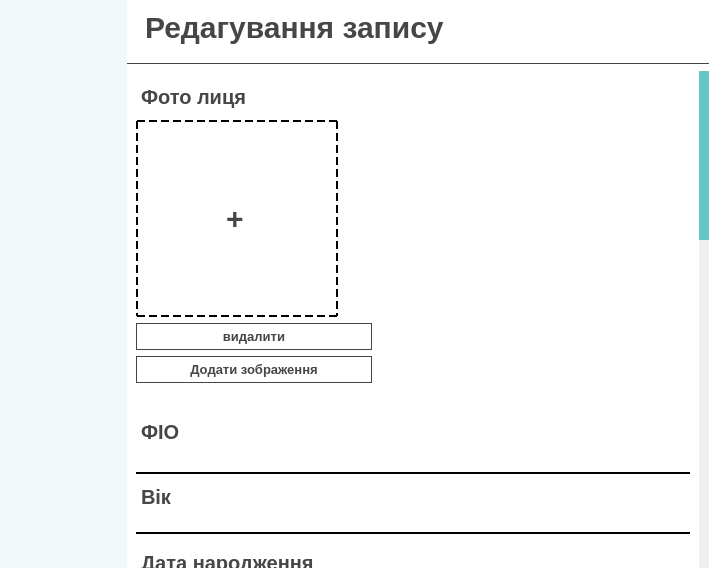
<?xml version="1.0" encoding="UTF-8"?>
<ui version="4.0">
 <class>MainWindow</class>
 <widget class="QMainWindow" name="MainWindow">
  <property name="enabled">
   <bool>true</bool>
  </property>
  <property name="geometry">
   <rect>
    <x>0</x>
    <y>0</y>
    <width>715</width>
    <height>568</height>
   </rect>
  </property>
  <property name="sizePolicy">
   <sizepolicy hsizetype="Expanding" vsizetype="Expanding">
    <horstretch>0</horstretch>
    <verstretch>0</verstretch>
   </sizepolicy>
  </property>
  <property name="minimumSize">
   <size>
    <width>715</width>
    <height>568</height>
   </size>
  </property>
  <property name="maximumSize">
   <size>
    <width>715</width>
    <height>568</height>
   </size>
  </property>
  <property name="windowTitle">
   <string>MainWindow</string>
  </property>
  <property name="styleSheet">
   <string notr="true">*{
font-family: 'Comfortaa', cursive;
font-weight: bold;
color: #464646;
}
QMainWindow{
background: white;
}

QScrollBar:vertical {
width: 10px;
  border-radius: 10px;
}
QPushButton:hover{
border: 2px dashed #464646;
}
QScrollBar::handle:vertical {
    background: rgb(101, 199, 198);
}
QPushButton:pressed {
   background: rgb(240, 249, 248);
}
#Number{
font-size: 15px;
}
QScrollBar::add-line:vertical,
QScrollBar::sub-line:vertical {
    border: none;
    background: none;
}</string>
  </property>
  <widget class="QWidget" name="centralwidget">
   <layout class="QGridLayout" name="gridLayout">
    <property name="leftMargin">
     <number>0</number>
    </property>
    <property name="topMargin">
     <number>0</number>
    </property>
    <property name="rightMargin">
     <number>6</number>
    </property>
    <property name="bottomMargin">
     <number>0</number>
    </property>
    <property name="spacing">
     <number>0</number>
    </property>
    <item row="0" column="0" rowspan="4">
     <widget class="QFrame" name="leftTab">
      <property name="maximumSize">
       <size>
        <width>135</width>
        <height>568</height>
       </size>
      </property>
      <property name="styleSheet">
       <string notr="true">*{
background-color: rgb(240, 249, 248);
}
QPushButton{
font-size: 15px;
font-weight: bold;
border: 0px solid none;
padding: 10px;
}
QPushButton:hover{
border: 2px dashed rgb(101, 199, 198);
}
#leftTab{
padding-left: 0px;
padding-right: 0px;
}</string>
      </property>
      <layout class="QGridLayout" name="leftTabGrid_2">
       <property name="leftMargin">
        <number>0</number>
       </property>
       <property name="topMargin">
        <number>0</number>
       </property>
       <property name="rightMargin">
        <number>0</number>
       </property>
       <property name="bottomMargin">
        <number>6</number>
       </property>
       <property name="spacing">
        <number>6</number>
       </property>
       <item row="1" column="0">
        <spacer name="verticalSpacer_2">
         <property name="orientation">
          <enum>Qt::Vertical</enum>
         </property>
         <property name="sizeHint" stdset="0">
          <size>
           <width>20</width>
           <height>40</height>
          </size>
         </property>
        </spacer>
       </item>
       <item row="0" column="0">
        <widget class="QLabel" name="logoPhoto">
         <property name="styleSheet">
          <string notr="true">padding: 30px;
margin: 30px;
border-image: url(img/clear-logo.png);
</string>
         </property>
         <property name="text">
          <string/>
         </property>
        </widget>
       </item>
      </layout>
     </widget>
    </item>
    <item row="0" column="1">
     <widget class="QLabel" name="label">
      <property name="styleSheet">
       <string notr="true">font-size: 30px;
font-weight: bold;
padding: 10px;</string>
      </property>
      <property name="text">
       <string>Редагування запису</string>
      </property>
     </widget>
    </item>
    <item row="2" column="1">
     <widget class="QScrollArea" name="scrollArea">
      <property name="styleSheet">
       <string notr="true">*{
padding: 0px;
background: transparent;
}
*{
color: #464646;
border: 1px solid #464646;
font-size: 13px;
}
QScrollArea{
border: none;
}
QLabel{
border: none;
font-size: 20px;
}
#scrollAreaWidgetContents{
border: none;
}
</string>
      </property>
      <property name="frameShape">
       <enum>QFrame::HLine</enum>
      </property>
      <property name="frameShadow">
       <enum>QFrame::Plain</enum>
      </property>
      <property name="verticalScrollBarPolicy">
       <enum>Qt::ScrollBarAsNeeded</enum>
      </property>
      <property name="horizontalScrollBarPolicy">
       <enum>Qt::ScrollBarAsNeeded</enum>
      </property>
      <property name="sizeAdjustPolicy">
       <enum>QAbstractScrollArea::AdjustIgnored</enum>
      </property>
      <property name="widgetResizable">
       <bool>true</bool>
      </property>
      <widget class="QWidget" name="scrollAreaWidgetContents">
       <property name="geometry">
        <rect>
         <x>0</x>
         <y>0</y>
         <width>571</width>
         <height>1465</height>
        </rect>
       </property>
       <property name="styleSheet">
        <string notr="true">QScrollBar::handle {
        border-radius: 5px;
}
QPushButton{
padding-top: 5px;
padding-bottom: 5px;
}
QPushButton:hover{
border: 2px dashed #464646;
}
QPushButton:pressed {
   background: rgb(240, 249, 248);
}
QLabel{
margin-top: 5px;
}
QScrollBar::handle:vertical {
    background: rgb(101, 199, 198);
}
QLineEdit{
border: 2px solid black;
border-top: none;
border-right: none;
border-left: none;
}
QScrollBar:vertical {
	border-radius: 10px;
}</string>
       </property>
       <layout class="QGridLayout" name="gridLayout_2">
        <item row="11" column="0">
         <widget class="QLabel" name="Date">
          <property name="text">
           <string>Дата народження</string>
          </property>
          <property name="alignment">
           <set>Qt::AlignBottom|Qt::AlignLeading|Qt::AlignLeft</set>
          </property>
         </widget>
        </item>
        <item row="14" column="1" colspan="3">
         <spacer name="verticalSpacer">
          <property name="orientation">
           <enum>Qt::Vertical</enum>
          </property>
          <property name="sizeType">
           <enum>QSizePolicy::Fixed</enum>
          </property>
          <property name="sizeHint" stdset="0">
           <size>
            <width>20</width>
            <height>50</height>
           </size>
          </property>
         </spacer>
        </item>
        <item row="20" column="0" colspan="3">
         <widget class="QStackedWidget" name="otherPhotosList">
          <property name="minimumSize">
           <size>
            <width>0</width>
            <height>300</height>
           </size>
          </property>
         </widget>
        </item>
        <item row="9" column="0" colspan="2">
         <widget class="QLabel" name="yearOldText">
          <property name="text">
           <string>Вік</string>
          </property>
         </widget>
        </item>
        <item row="1" column="0" rowspan="2" colspan="5">
         <widget class="QLabel" name="photoScreen">
          <property name="sizePolicy">
           <sizepolicy hsizetype="Fixed" vsizetype="Expanding">
            <horstretch>0</horstretch>
            <verstretch>0</verstretch>
           </sizepolicy>
          </property>
          <property name="minimumSize">
           <size>
            <width>202</width>
            <height>202</height>
           </size>
          </property>
          <property name="maximumSize">
           <size>
            <width>202</width>
            <height>202</height>
           </size>
          </property>
          <property name="styleSheet">
           <string notr="true">QLabel {
    border: 2px dashed black;
    font-size: 30px;
    padding: 80px;
}</string>
          </property>
          <property name="text">
           <string>+</string>
          </property>
          <property name="alignment">
           <set>Qt::AlignLeading|Qt::AlignLeft|Qt::AlignVCenter</set>
          </property>
         </widget>
        </item>
        <item row="33" column="0" colspan="5">
         <spacer name="verticalSpacer_5">
          <property name="orientation">
           <enum>Qt::Vertical</enum>
          </property>
          <property name="sizeType">
           <enum>QSizePolicy::Fixed</enum>
          </property>
          <property name="sizeHint" stdset="0">
           <size>
            <width>20</width>
            <height>40</height>
           </size>
          </property>
         </spacer>
        </item>
        <item row="25" column="0" colspan="5">
         <widget class="QLabel" name="label_3">
          <property name="text">
           <string>Додання файлів(.doc .docx)</string>
          </property>
         </widget>
        </item>
        <item row="29" column="0">
         <widget class="QLabel" name="addInfLabel">
          <property name="text">
           <string>Додаткова інформація</string>
          </property>
         </widget>
        </item>
        <item row="23" column="1" colspan="2">
         <widget class="QPushButton" name="imgDelete">
          <property name="text">
           <string>Видалити</string>
          </property>
         </widget>
        </item>
        <item row="20" column="3" colspan="2">
         <widget class="QLabel" name="label_9">
          <property name="text">
           <string>№ Сторінки</string>
          </property>
          <property name="alignment">
           <set>Qt::AlignBottom|Qt::AlignLeading|Qt::AlignLeft</set>
          </property>
         </widget>
        </item>
        <item row="19" column="2">
         <widget class="QPushButton" name="nextPage">
          <property name="text">
           <string>&gt;</string>
          </property>
         </widget>
        </item>
        <item row="10" column="0" colspan="5">
         <widget class="QLineEdit" name="year_oldLine"/>
        </item>
        <item row="3" column="0">
         <widget class="QPushButton" name="faceIMGDelete">
          <property name="text">
           <string>видалити</string>
          </property>
         </widget>
        </item>
        <item row="5" column="0" colspan="5">
         <spacer name="verticalSpacer_3">
          <property name="orientation">
           <enum>Qt::Vertical</enum>
          </property>
          <property name="sizeType">
           <enum>QSizePolicy::Fixed</enum>
          </property>
          <property name="sizeHint" stdset="0">
           <size>
            <width>20</width>
            <height>20</height>
           </size>
          </property>
         </spacer>
        </item>
        <item row="12" column="0" colspan="5">
         <widget class="QLineEdit" name="dateLine">
          <property name="styleSheet">
           <string notr="true"/>
          </property>
          <property name="text">
           <string/>
          </property>
         </widget>
        </item>
        <item row="27" column="0" colspan="5">
         <widget class="QListWidget" name="docFileList">
          <property name="minimumSize">
           <size>
            <width>0</width>
            <height>30</height>
           </size>
          </property>
         </widget>
        </item>
        <item row="6" column="0" colspan="2">
         <widget class="QLabel" name="label_7">
          <property name="text">
           <string>ФІО</string>
          </property>
          <property name="alignment">
           <set>Qt::AlignBottom|Qt::AlignLeading|Qt::AlignLeft</set>
          </property>
         </widget>
        </item>
        <item row="19" column="1">
         <widget class="QPushButton" name="previousPage">
          <property name="text">
           <string>&lt;</string>
          </property>
         </widget>
        </item>
        <item row="4" column="0">
         <widget class="QPushButton" name="faceIMGAdd">
          <property name="text">
           <string>Додати зображення</string>
          </property>
         </widget>
        </item>
        <item row="24" column="1">
         <spacer name="verticalSpacer_4">
          <property name="orientation">
           <enum>Qt::Vertical</enum>
          </property>
          <property name="sizeType">
           <enum>QSizePolicy::Fixed</enum>
          </property>
          <property name="sizeHint" stdset="0">
           <size>
            <width>20</width>
            <height>50</height>
           </size>
          </property>
         </spacer>
        </item>
        <item row="0" column="0">
         <widget class="QLabel" name="photoText">
          <property name="text">
           <string>Фото лиця</string>
          </property>
         </widget>
        </item>
        <item row="23" column="0">
         <widget class="QPushButton" name="imgAdd">
          <property name="text">
           <string>Додати зображення</string>
          </property>
         </widget>
        </item>
        <item row="31" column="0" colspan="5">
         <widget class="QTextEdit" name="textEdit">
          <property name="minimumSize">
           <size>
            <width>0</width>
            <height>200</height>
           </size>
          </property>
         </widget>
        </item>
        <item row="19" column="0">
         <widget class="QLabel" name="label_6">
          <property name="text">
           <string>Додаток</string>
          </property>
         </widget>
        </item>
        <item row="8" column="0" colspan="5">
         <widget class="QLineEdit" name="FIOLine">
          <property name="inputMask">
           <string/>
          </property>
          <property name="text">
           <string notr="true"/>
          </property>
          <property name="echoMode">
           <enum>QLineEdit::Normal</enum>
          </property>
          <property name="dragEnabled">
           <bool>true</bool>
          </property>
          <property name="readOnly">
           <bool>false</bool>
          </property>
          <property name="placeholderText">
           <string notr="true"/>
          </property>
          <property name="clearButtonEnabled">
           <bool>false</bool>
          </property>
         </widget>
        </item>
        <item row="28" column="0">
         <widget class="QPushButton" name="btn_addFile">
          <property name="text">
           <string>Додати</string>
          </property>
         </widget>
        </item>
        <item row="28" column="1" colspan="4">
         <widget class="QPushButton" name="btn_deleteFile">
          <property name="text">
           <string>Видалити</string>
          </property>
         </widget>
        </item>
        <item row="32" column="0">
         <widget class="QPushButton" name="saveChanges">
          <property name="styleSheet">
           <string notr="true">QPushButton{
border: 2px solid rgb(101, 199, 198);
background: rgb(101, 199, 198);
padding: 10px;
border-radius: 10px;
font-size: 20px;
color: rgb(240, 249, 248);
}
QPushButton:hover{
border: 2px dashed  rgb(101, 199, 198);
color: rgb(101, 199, 198);
background: rgb(240, 249, 248);
}</string>
          </property>
          <property name="text">
           <string>Зберегти</string>
          </property>
         </widget>
        </item>
        <item row="32" column="1" colspan="4">
         <widget class="QPushButton" name="cancel_page">
          <property name="styleSheet">
           <string notr="true">QPushButton{
border: 2px solid rgb(101, 199, 198);
background: rgb(101, 199, 198);
padding: 10px;
border-radius: 10px;
font-size: 20px;
color: rgb(240, 249, 248);
}
QPushButton:hover{
border: 2px dashed  rgb(101, 199, 198);
color: rgb(101, 199, 198);
background: rgb(240, 249, 248);
}</string>
          </property>
          <property name="text">
           <string>Скасувати</string>
          </property>
         </widget>
        </item>
       </layout>
      </widget>
     </widget>
    </item>
    <item row="1" column="1">
     <widget class="QLabel" name="line">
      <property name="styleSheet">
       <string notr="true">padding: 0px;</string>
      </property>
      <property name="frameShape">
       <enum>QFrame::HLine</enum>
      </property>
      <property name="text">
       <string/>
      </property>
     </widget>
    </item>
   </layout>
  </widget>
 </widget>
 <resources/>
 <connections/>
</ui>
